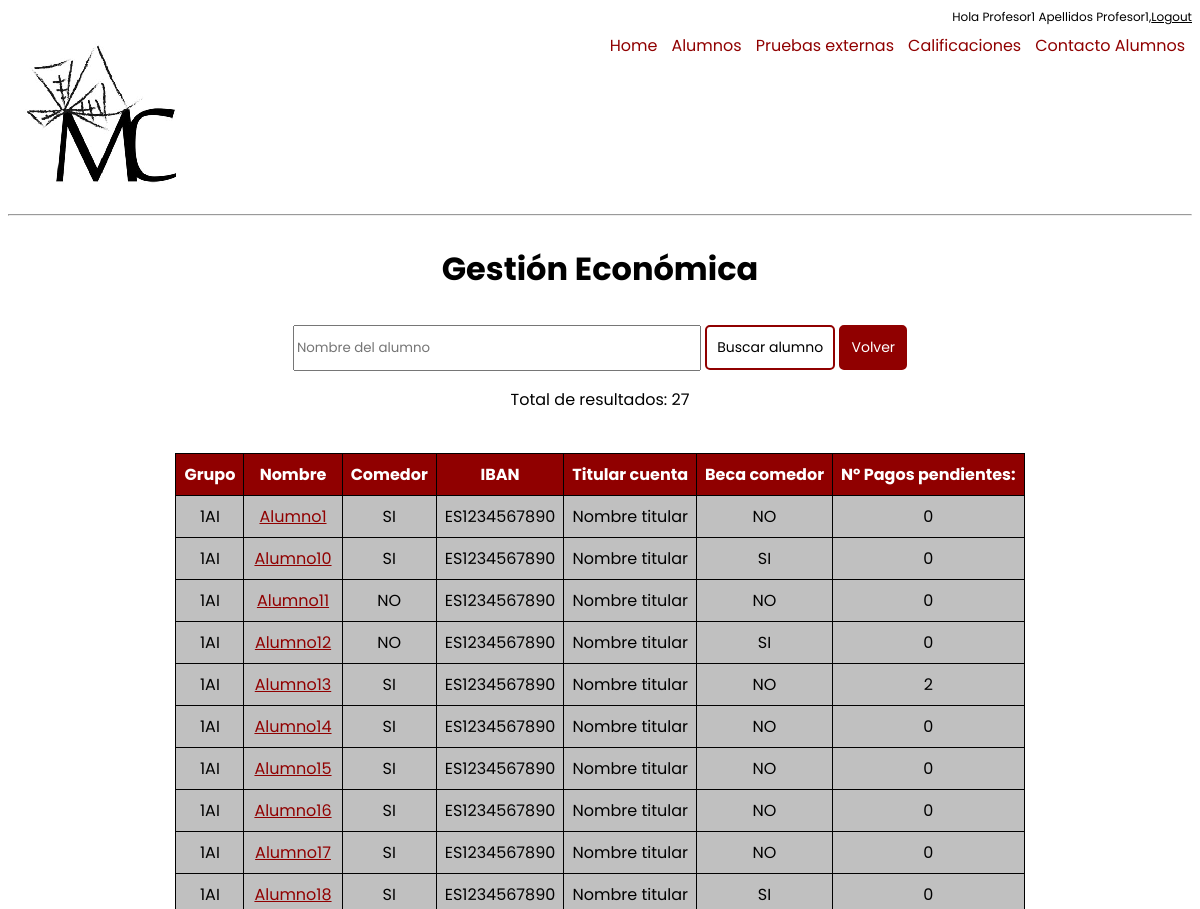
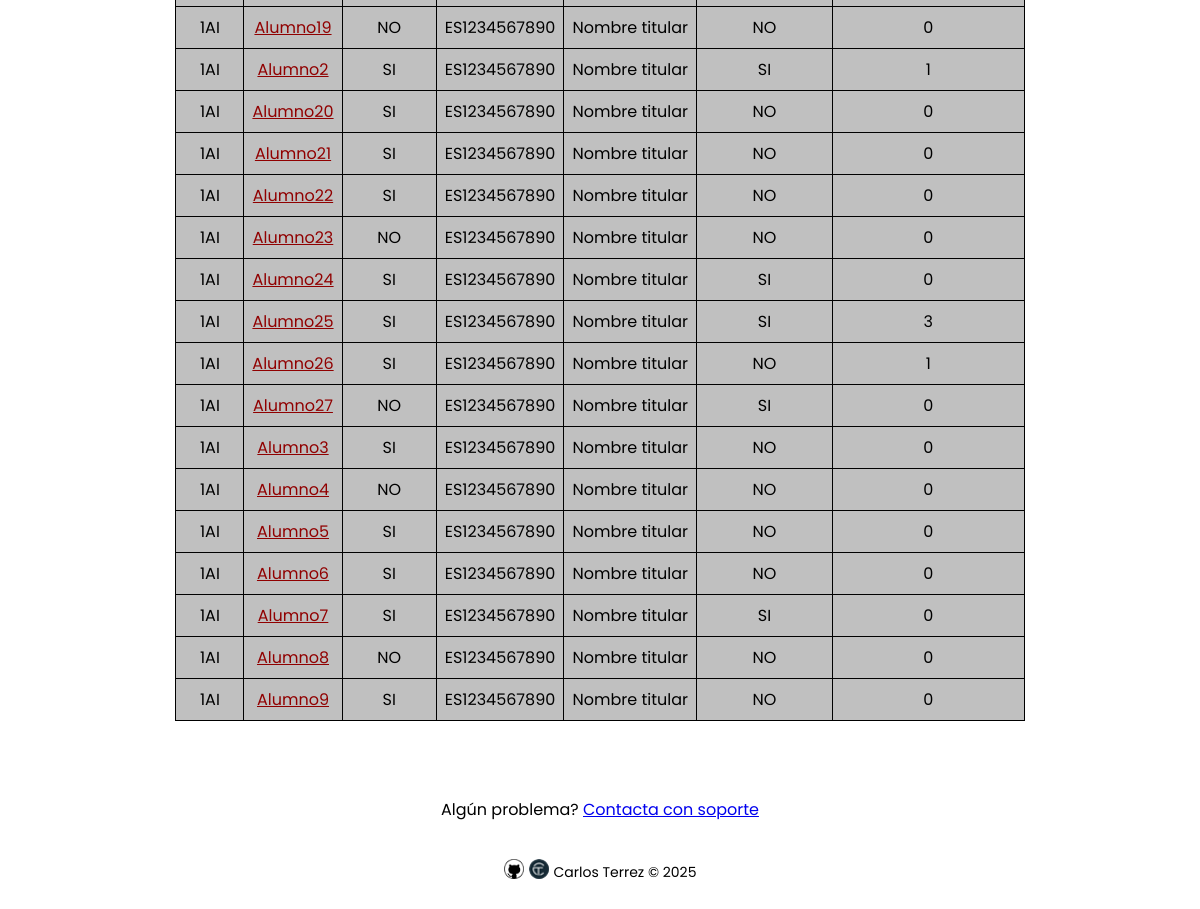
Page /economy/ (signed in) on the committed database (2 pictures, top to bottom).
### core/models.py (models this page shows, shortened)
class User(AbstractBaseUser, PermissionsMixin):
    name = models.CharField(
        gettext_lazy("first_name"), max_length=30, blank=False, null=False
    )
    lastname = models.CharField(
        gettext_lazy("last_name"), max_length=30, blank=False, null=False
    )
    alumns_group = models.CharField(
        gettext_lazy("alumns_group"), choices=GROUP_CHOICES, max_length=10, blank=True, null=True
    )
    email = models.EmailField(gettext_lazy("email_address"), unique=True)
    date_joined = models.DateTimeField(gettext_lazy("date_joined"), auto_now_add=True)
    uuid = models.UUIDField(unique=True, default=uuid.uuid4, editable=False)
    is_staff = models.BooleanField(
        gettext_lazy("staff status"),
        default=False,
        help_text=gettext_lazy(
            "Designates wheter the user can log into this admin site."
        ),
    )
    is_active = models.BooleanField(gettext_lazy("active"), default=True)
    objects = UserManager()
    USERNAME_FIELD = "email"
    REQUIRED_FIELDS = ["name", "lastname"]
    class Meta:
        verbose_name = gettext_lazy("user")
        verbose_name_plural = gettext_lazy("users")
    @property
    def full_name(self):
        full_name = f"{self.name} {self.lastname}"
        return full_name.strip()
    def __str__(self):
        return self.full_name

class Alumn(models.Model):
    Grupo = models.CharField(choices=GROUP_CHOICES, max_length=3, blank=False)
    Nombre = models.CharField(max_length=200, blank=False, null=False)
    Fotografia = models.URLField(max_length=200, blank=True, null = True)
    gender_choices = [
        ("H", "Hombre"),
        ("M", "Mujer"),
        ("NA", "Sin especificar"),
    ]
    Sexo = models.CharField(choices=gender_choices, max_length=2, blank=False)
    Tutor_a = models.ForeignKey(settings.AUTH_USER_MODEL, null = False, blank=False, on_delete=models.DO_NOTHING)
    Observaciones = models.TextField(max_length=300, blank=True, null=True)
    external_tests_choices = [
        ("PET", "PET"),
        ("KET", "KET"),
        ("None", "None"),
    ]
    PET_KET = models.CharField(choices=external_tests_choices, max_length=4, blank=True, default="")
    Calificaciones = models.JSONField(default=dict, blank=True, null=True)
    Telefono_contacto_padre = models.PositiveIntegerField(blank=True, null=True)
    Nombre_padre = models.CharField(max_length=30, blank=True, null=True)
    Email_padre = models.EmailField(blank=True, null=True)
    Telefono_contacto_madre = models.PositiveIntegerField(blank=True, null=True)
    Nombre_madre = models.CharField(max_length=30, blank=True, null=True)
    Email_madre = models.EmailField(blank=True, null=True)
    Personas_autorizadas_recogida = models.TextField(max_length=300, blank=True, null=True)
    comedor_choices = [
        ("SI", "SI"),
        ("NO", "NO"),
    ]
    Comedor = models.CharField(choices=comedor_choices, max_length=2, blank=False)
    Alergias = models.TextField(max_length=300, blank=True, null=True)
    IBAN = models.CharField(max_length=24, blank=True, null=True)
    Titular_cuenta = models.CharField(max_length=30, blank=True, null=True)
    Beca_comedor = models.CharField(choices=comedor_choices, max_length=2, blank=False)
    Pagos_pendientes = models.CharField(max_length=200, blank=True, null=True)
    accede_choices = [
        ("SI", "SI"),
        ("NO", "NO"),
    ]
    Adhesion_Accede = models.CharField(choices=accede_choices, max_length=2, blank=False)
    Senal_Accede = models.CharField(choices=accede_choices, max_length=2, blank=False)
    class Meta:
        ordering = ["Grupo", "Nombre"]

### core/views.py (the view)
# urls.py: path('economy/', Economy.as_view(), name = "economy"),
class Economy(AlumnList):
    fields = ["Grupo","Nombre","Comedor","IBAN","Titular_cuenta","Beca_comedor","Pagos_pendientes"]
    template_name = "core/economy.html"

### core/views.py (called while the page is built)
    def get_queryset(self):
        queryset = super().get_queryset()
        searched_value = self.request.GET.get('find_area', '').strip()
        if searched_value:
            queryset = queryset.filter(Nombre__icontains=searched_value)
        return queryset

    def get_context_data(self, **kwargs):
        context = super().get_context_data(**kwargs)
        if self.request.user.alumns_group:
            context['alumn_list'] = context['alumn_list'].filter(Grupo=self.request.user.alumns_group)
        context['count'] = context['alumn_list'].count()
        context['searched_value'] = self.request.GET.get('find_area', '').strip()
        return context

### core/templates/core/economy.html (shortened to what this page needs)
{% extends 'core/base.html' %}
{% load static %}
{% block content %}
<head>
</head>
<body>
<div class="flex-container">
      <h1>Gestión Económica</h1>
        <form class="find-form" method="GET">
            <input type="text" name="find_area" value="{{finded_value}}" placeholder="Nombre del alumno" style="width:400px; height:40px; text-decoration: none;">
            <input class='button' type="submit" value="Buscar alumno">
            <a href="{% url 'home' %}" class="button" style="display: inline-block; text-align: center; width: auto; font-size: 14px; background:#900000; color: #FFFFFF; padding: 10px; text-decoration: none;">
                Volver
            </a>
        </form>
      <p>Total de resultados: {{ count }}</p>
    <br>
    </div>
<div class="flex-container">
      <table class="table table-bordered border-dark">
        <thead>
          <tr class="table-primary" style="background: #900000">
            <th scope="col">Grupo</th>
            <th scope="col">Nombre</th>
            <th scope="col">Comedor</th>
            <th scope="col">IBAN</th>
            <th scope="col">Titular cuenta</th>
            <th scope="col">Beca comedor</th>
            <th scope="col">Nº Pagos pendientes:</th>
          </tr>
        </thead>
        <tbody>
      {% for alumn in alumn_list %}
        <tr class="table-secondary">
            <td>{{alumn.Grupo}}</td>
            <td><a href="{% url 'alumn'  alumn.id  %}" id="alumn-link">{{alumn.Nombre}}</a></td>
            <td>{{alumn.Comedor}}</td>
            <td>{{alumn.IBAN}}</td>
            <td>{{alumn.Titular_cuenta}}</td>
            <td>{{alumn.Beca_comedor}}</td>
            <td>{{alumn.Pagos_pendientes}}</td>
        </tr>
      {% endfor %}
      </tbody>
    </table>
    </div>
</body>
{% endblock content %}

### core/templates/core/base.html (shortened to what this page needs)
<!DOCTYPE html>
<html lang="en">
{% load static %}
<head>
    <link rel="stylesheet" type="text/css" href="{% static 'core/css/main.css' %}">
</head>
<body>
    <div class="flex-container-login" style="justify-content: flex-end">
        {% if request.user.is_authenticated %}
            <p style = "text-align: right">Hola {{request.user|title}}, </p>
            <form  method="post" action="{% url 'logout' %}">
                <button style="float:right" type="submit" class="logout-button">Logout</button>
            </form>
        {% endif %}
    </div>
    <div>
        {% if request.path != '/' and request.path != '/accounts/login/' %}
            <ul class="navbar">
                <li><a href="https://site.educa.madrid.org/cp.cervantes.trescantos/" target="_blank" >
                    <img alt="Logo Cervantes" class="mx-auto d-flex rounded img-fluid mb-3 mb-lg-0" src="{% static 'core/images/Logo_Miguel_Cervantes.jpg' %}"></a>
                </li>
                <li style="float:right"><a href="{% url 'parents_contact' %}" class="{% if request.path == '/parents_contact/' %}current-page{% endif %}">Contacto Alumnos</a></li>
                <li style="float:right"><a href="{% url 'califications' %}" class="{% if request.path == '/califications/' %}current-page{% endif %}">Calificaciones</a></li>
                <li style="float:right"><a href="{% url 'external_tests' %}" class="{% if request.path == '/external_tests/' %}current-page{% endif %}">Pruebas externas</a></li>
                <li style="float:right"><a href="{% url 'alumn_list' %}" class="{% if request.path == '/alumn_list/' %}current-page{% endif %}">Alumnos</a></li>
                <li style="float:right"><a href="{% url 'home' %}">Home</a></li>
            </ul>
        {% else %}
            <section>
                <a href="https://site.educa.madrid.org/cp.cervantes.trescantos/" target="_blank" >
                        <img alt="Logo Cervantes" class="mx-auto d-flex rounded img-fluid mb-3 mb-lg-0" src="{% static 'core/images/Logo_Miguel_Cervantes.jpg' %}"></a>
                <div class="CEIP">CEIP Miguel de Cervantes</div>
            </section>
        {% endif %}
    </div>
<hr>
    {% block content %}{% endblock content %}
    <div style="margin: 60px" class="flex-container">
        <p> Algún problema? <a href="{% url 'contact' %}">Contacta con soporte</a></p>
        <div style="margin: 10px" class="footer-flex-container">
            <div><a href="https://github.com/byDracool"><img style="width:20px;height:20px;" src="{% static 'core/images/github.png' %}"></a></div>
            <div><a href="https://carlosterrez.dev/"><img style="width:20px;height:20px;" src="{% static 'core/images/logoCT.png' %}"></a></div>
            <div><p style="font-size: 14px">Carlos Terrez &copy; 2025</p></div>
        </div>
    </div>
</body>
</html>

### core/static/core/css/main.css (style rules this page uses)
* { font-family: "Poppins", sans-serif; }
body { background: #FFFFFF; }
.button { border: 2px solid #900000; background-color: #FFFFFF; color: #000000; padding: 10px; font-size: 14px; border-radius: 5px; cursor: pointer; text-decoration: none; margin-top: 10px; }
td, th { font-family: 'Poppins', sans-serif; text-align: center; white-space: nowrap; border: 1px solid #000000; padding: 8px; }
.table { background: grey; table-layout: auto; border-collapse: collapse; }
.table-secondary { background: #c0c0c0; }
.footer-flex-container { display: flex; flex-direction: row; align-items: center; text-align: center; justify-content: center; gap: 5px; }
.flex-container { display: flex; flex-direction: column; align-items: center; text-align: center; }
.flex-container-login { display: flex; flex-direction: row; align-items: center; text-align: right; justify-content: flex-end; margin: 0; padding: 0; }
.flex-container-login p { margin: 0; padding: 0; font-size: 12px; }
.flex-container-login form { display: inline-block; margin: 0; padding: 0; width: auto; }

### core/templates/core/base.html (style rules this page uses)
ul { list-style-type: none; margin: 0; padding: 0; overflow: hidden; }
li { float: left; }
li a { display: block; color: #900000; text-align: center; padding: 7px; text-decoration: none; }
.logout-button { all: unset; font-size: 12px; text-decoration: underline; background-color: #FFFFFF; border: none; cursor: pointer; text-align: right; display: inline; }

### core/templates/core/economy.html (style rules this page uses)
th { color: white; }
#alumn-link { color: #900000; }

### rows in the picture
User: user "Profesor1 Apellidos Profesor1"
Alumn: Grupo "1AI", Nombre "Alumno1", Comedor "SI", IBAN "ES1234567890", Titular_cuenta "Nombre titular", Beca_comedor "NO", Pagos_pendientes "0"
Alumn: Grupo "1AI", Nombre "Alumno10", Comedor "SI", IBAN "ES1234567890", Titular_cuenta "Nombre titular", Beca_comedor "SI", Pagos_pendientes "0"
Alumn: Grupo "1AI", Nombre "Alumno11", Comedor "NO", IBAN "ES1234567890", Titular_cuenta "Nombre titular", Beca_comedor "NO", Pagos_pendientes "0"
Alumn: Grupo "1AI", Nombre "Alumno12", Comedor "NO", IBAN "ES1234567890", Titular_cuenta "Nombre titular", Beca_comedor "SI", Pagos_pendientes "0"
Alumn: Grupo "1AI", Nombre "Alumno13", Comedor "SI", IBAN "ES1234567890", Titular_cuenta "Nombre titular", Beca_comedor "NO", Pagos_pendientes "2"
Alumn: Grupo "1AI", Nombre "Alumno14", Comedor "SI", IBAN "ES1234567890", Titular_cuenta "Nombre titular", Beca_comedor "NO", Pagos_pendientes "0"
Alumn: Grupo "1AI", Nombre "Alumno15", Comedor "SI", IBAN "ES1234567890", Titular_cuenta "Nombre titular", Beca_comedor "NO", Pagos_pendientes "0"
Alumn: Grupo "1AI", Nombre "Alumno16", Comedor "SI", IBAN "ES1234567890", Titular_cuenta "Nombre titular", Beca_comedor "NO", Pagos_pendientes "0"
Alumn: Grupo "1AI", Nombre "Alumno17", Comedor "SI", IBAN "ES1234567890", Titular_cuenta "Nombre titular", Beca_comedor "NO", Pagos_pendientes "0"
Alumn: Grupo "1AI", Nombre "Alumno18", Comedor "SI", IBAN "ES1234567890", Titular_cuenta "Nombre titular", Beca_comedor "SI", Pagos_pendientes "0"
Alumn: Grupo "1AI", Nombre "Alumno19", Comedor "NO", IBAN "ES1234567890", Titular_cuenta "Nombre titular", Beca_comedor "NO", Pagos_pendientes "0"
Alumn: Grupo "1AI", Nombre "Alumno2", Comedor "SI", IBAN "ES1234567890", Titular_cuenta "Nombre titular", Beca_comedor "SI", Pagos_pendientes "1"
Alumn: Grupo "1AI", Nombre "Alumno20", Comedor "SI", IBAN "ES1234567890", Titular_cuenta "Nombre titular", Beca_comedor "NO", Pagos_pendientes "0"
Alumn: Grupo "1AI", Nombre "Alumno21", Comedor "SI", IBAN "ES1234567890", Titular_cuenta "Nombre titular", Beca_comedor "NO", Pagos_pendientes "0"
Alumn: Grupo "1AI", Nombre "Alumno22", Comedor "SI", IBAN "ES1234567890", Titular_cuenta "Nombre titular", Beca_comedor "NO", Pagos_pendientes "0"
Alumn: Grupo "1AI", Nombre "Alumno23", Comedor "NO", IBAN "ES1234567890", Titular_cuenta "Nombre titular", Beca_comedor "NO", Pagos_pendientes "0"
Alumn: Grupo "1AI", Nombre "Alumno24", Comedor "SI", IBAN "ES1234567890", Titular_cuenta "Nombre titular", Beca_comedor "SI", Pagos_pendientes "0"
Alumn: Grupo "1AI", Nombre "Alumno25", Comedor "SI", IBAN "ES1234567890", Titular_cuenta "Nombre titular", Beca_comedor "SI", Pagos_pendientes "3"
Alumn: Grupo "1AI", Nombre "Alumno26", Comedor "SI", IBAN "ES1234567890", Titular_cuenta "Nombre titular", Beca_comedor "NO", Pagos_pendientes "1"
Alumn: Grupo "1AI", Nombre "Alumno27", Comedor "NO", IBAN "ES1234567890", Titular_cuenta "Nombre titular", Beca_comedor "SI", Pagos_pendientes "0"
Alumn: Grupo "1AI", Nombre "Alumno3", Comedor "SI", IBAN "ES1234567890", Titular_cuenta "Nombre titular", Beca_comedor "NO", Pagos_pendientes "0"
Alumn: Grupo "1AI", Nombre "Alumno4", Comedor "NO", IBAN "ES1234567890", Titular_cuenta "Nombre titular", Beca_comedor "NO", Pagos_pendientes "0"
Alumn: Grupo "1AI", Nombre "Alumno5", Comedor "SI", IBAN "ES1234567890", Titular_cuenta "Nombre titular", Beca_comedor "NO", Pagos_pendientes "0"
Alumn: Grupo "1AI", Nombre "Alumno6", Comedor "SI", IBAN "ES1234567890", Titular_cuenta "Nombre titular", Beca_comedor "NO", Pagos_pendientes "0"
Alumn: Grupo "1AI", Nombre "Alumno7", Comedor "SI", IBAN "ES1234567890", Titular_cuenta "Nombre titular", Beca_comedor "SI", Pagos_pendientes "0"
Alumn: Grupo "1AI", Nombre "Alumno8", Comedor "NO", IBAN "ES1234567890", Titular_cuenta "Nombre titular", Beca_comedor "NO", Pagos_pendientes "0"
Alumn: Grupo "1AI", Nombre "Alumno9", Comedor "SI", IBAN "ES1234567890", Titular_cuenta "Nombre titular", Beca_comedor "NO", Pagos_pendientes "0"

### other values in the picture
{{ count }} "27"
